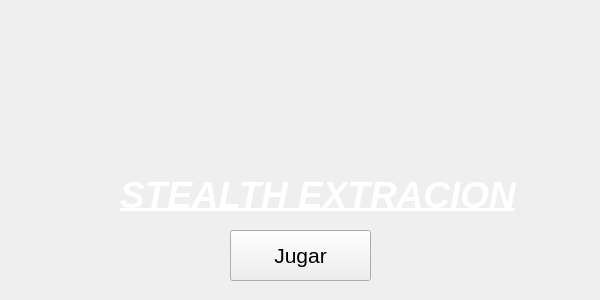
<?xml version="1.0" encoding="UTF-8"?>
<ui version="4.0">
 <class>inicio</class>
 <widget class="QMainWindow" name="inicio">
  <property name="geometry">
   <rect>
    <x>0</x>
    <y>0</y>
    <width>600</width>
    <height>300</height>
   </rect>
  </property>
  <property name="windowTitle">
   <string>Inicio</string>
  </property>
  <widget class="QWidget" name="centralwidget">
   <property name="styleSheet">
    <string notr="true"/>
   </property>
   <widget class="QPushButton" name="pushButton">
    <property name="geometry">
     <rect>
      <x>230</x>
      <y>230</y>
      <width>141</width>
      <height>51</height>
     </rect>
    </property>
    <property name="font">
     <font>
      <pointsize>16</pointsize>
     </font>
    </property>
    <property name="text">
     <string>Jugar</string>
    </property>
   </widget>
   <widget class="QLabel" name="label">
    <property name="geometry">
     <rect>
      <x>-70</x>
      <y>-30</y>
      <width>681</width>
      <height>371</height>
     </rect>
    </property>
    <property name="text">
     <string/>
    </property>
    <property name="pixmap">
     <pixmap resource="Sprites.qrc">:/Sprites/Fondo_inicio.jpeg</pixmap>
    </property>
    <property name="scaledContents">
     <bool>true</bool>
    </property>
   </widget>
   <widget class="QLabel" name="label_2">
    <property name="geometry">
     <rect>
      <x>120</x>
      <y>170</y>
      <width>401</width>
      <height>51</height>
     </rect>
    </property>
    <property name="text">
     <string>&lt;!DOCTYPE HTML PUBLIC &quot;-//W3C//DTD HTML 4.0//EN&quot; &quot;http://www.w3.org/TR/REC-html40/strict.dtd&quot;&gt;
&lt;html&gt;&lt;head&gt;&lt;meta name=&quot;qrichtext&quot; content=&quot;1&quot; /&gt;&lt;meta charset=&quot;utf-8&quot; /&gt;&lt;style type=&quot;text/css&quot;&gt;
p, li { white-space: pre-wrap; }
hr { height: 1px; border-width: 0; }
li.unchecked::marker { content: &quot;\2610&quot;; }
li.checked::marker { content: &quot;\2612&quot;; }
&lt;/style&gt;&lt;/head&gt;&lt;body style=&quot; font-family:'Segoe UI'; font-size:9pt; font-weight:400; font-style:normal;&quot;&gt;
&lt;p style=&quot; margin-top:0px; margin-bottom:0px; margin-left:0px; margin-right:0px; -qt-block-indent:0; text-indent:0px;&quot;&gt;&lt;span style=&quot; font-size:28pt; font-weight:700; font-style:italic; text-decoration: underline; color:#ffffff;&quot;&gt;STEALTH EXTRACION&lt;/span&gt;&lt;/p&gt;&lt;/body&gt;&lt;/html&gt;</string>
    </property>
    <property name="scaledContents">
     <bool>true</bool>
    </property>
   </widget>
   <zorder>label</zorder>
   <zorder>pushButton</zorder>
   <zorder>label_2</zorder>
  </widget>
 </widget>
 <resources>
  <include location="Sprites.qrc"/>
 </resources>
 <connections/>
</ui>
